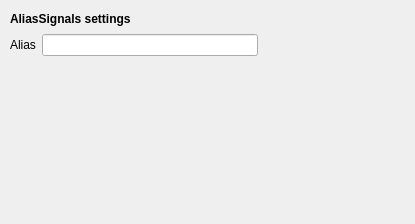
<?xml version="1.0" encoding="UTF-8"?>
<ui version="4.0">
 <class>AliasSignalsSettingsView</class>
 <widget class="QWidget" name="AliasSignalsSettingsView">
  <property name="geometry">
   <rect>
    <x>0</x>
    <y>0</y>
    <width>415</width>
    <height>224</height>
   </rect>
  </property>
  <property name="windowTitle">
   <string>Form</string>
  </property>
  <widget class="QWidget" name="layoutWidget">
   <property name="geometry">
    <rect>
     <x>10</x>
     <y>10</y>
     <width>248</width>
     <height>46</height>
    </rect>
   </property>
   <layout class="QGridLayout" name="gridLayout_2">
    <item row="0" column="0" colspan="2">
     <widget class="QLabel" name="label_8">
      <property name="font">
       <font>
        <weight>75</weight>
        <bold>true</bold>
       </font>
      </property>
      <property name="text">
       <string>AliasSignals settings</string>
      </property>
     </widget>
    </item>
    <item row="1" column="0">
     <widget class="QLabel" name="label_9">
      <property name="text">
       <string>Alias</string>
      </property>
     </widget>
    </item>
    <item row="1" column="1">
     <widget class="QLineEditLive" name="alias_lineedit"/>
    </item>
   </layout>
  </widget>
 </widget>
 <customwidgets>
  <customwidget>
   <class>QLineEditLive</class>
   <extends>QLineEdit</extends>
   <header>widgets.QLineEditLive</header>
  </customwidget>
 </customwidgets>
 <resources/>
 <connections/>
 <slots>
  <slot>on_choose()</slot>
  <slot>on_input_format_changed()</slot>
 </slots>
</ui>
